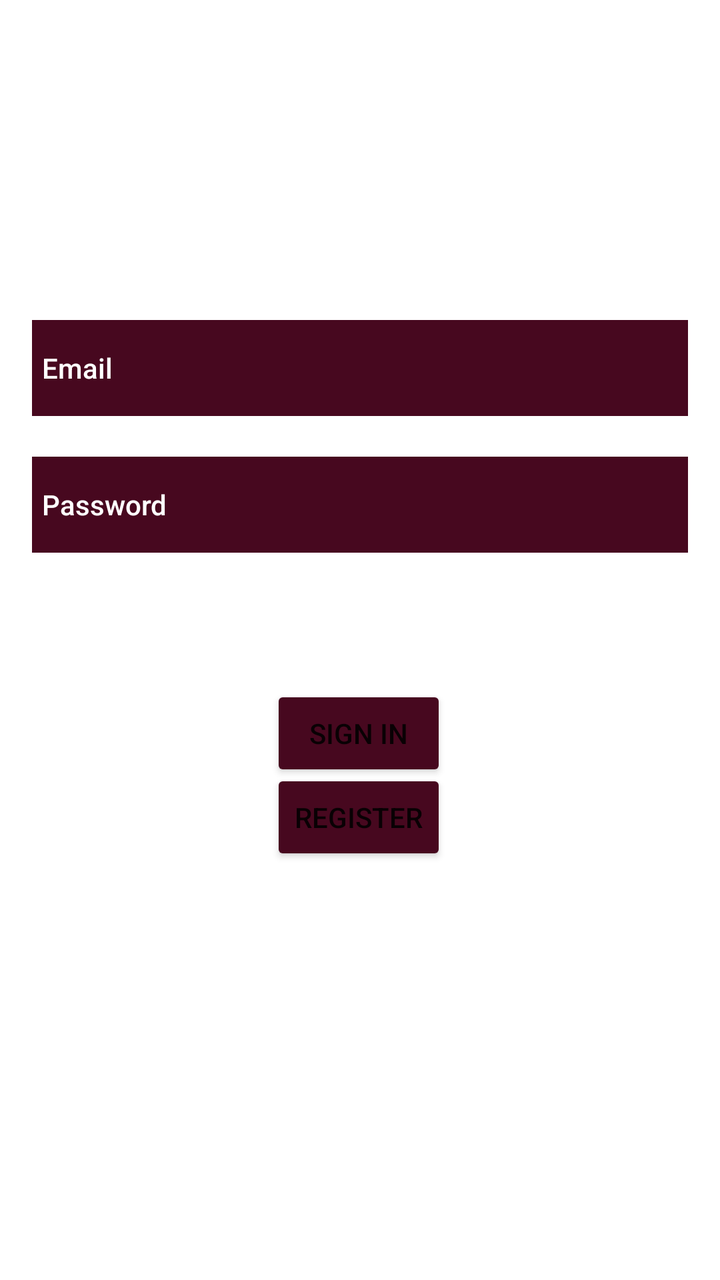
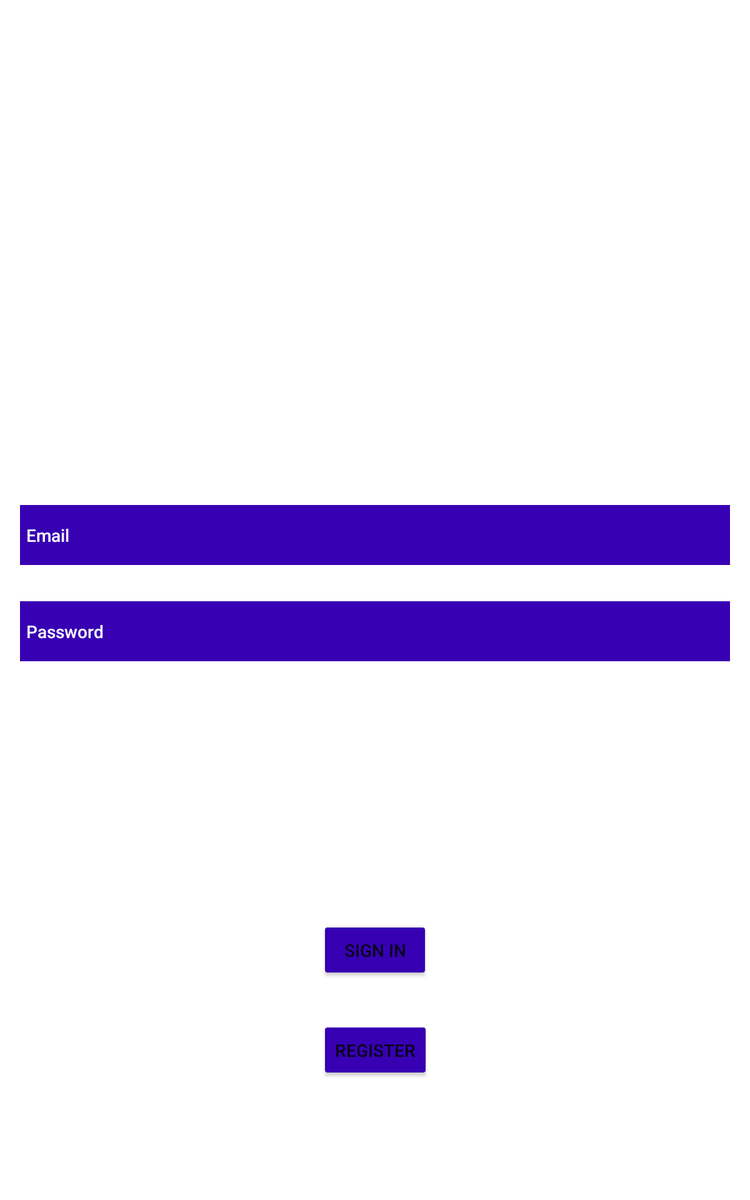

The same Android screen from two of the app's own layout files: first res/layout/ as a phone draws it, then the author's variant for another configuration, drawn on a device whose configuration selects that folder. Both files follow.
<!-- AndroidManifest.xml: application theme Theme.SWMAD_Group10_AppProject -->
<!-- res/layout/activity_login.xml -->
<?xml version="1.0" encoding="utf-8"?>
<androidx.constraintlayout.widget.ConstraintLayout xmlns:android="http://schemas.android.com/apk/res/android"
    xmlns:app="http://schemas.android.com/apk/res-auto"
    xmlns:tools="http://schemas.android.com/tools"
    android:id="@+id/constraintLayout"
    android:layout_width="match_parent"
    android:layout_height="match_parent"
    android:background="@drawable/wallpaper"
    tools:context=".Activities.LoginActivity">

    <TextView
        android:id="@+id/textView3"
        android:layout_width="wrap_content"
        android:layout_height="wrap_content"
        android:fontFamily="sans-serif-medium"
        android:text="@string/LoginTo"
        android:textColor="@color/white"
        android:textSize="24sp"
        app:layout_constraintBottom_toTopOf="@+id/emailField"
        app:layout_constraintEnd_toEndOf="parent"
        app:layout_constraintStart_toStartOf="parent"
        app:layout_constraintTop_toBottomOf="@+id/AppName" />

    <TextView
        android:id="@+id/AppName"
        android:layout_width="wrap_content"
        android:layout_height="wrap_content"
        android:layout_marginTop="50dp"
        android:fontFamily="sans-serif-medium"
        android:text="@string/AppName"
        android:textColor="@color/white"
        android:textSize="96sp"
        app:layout_constraintEnd_toEndOf="parent"
        app:layout_constraintHorizontal_bias="0.497"
        app:layout_constraintStart_toStartOf="parent"
        app:layout_constraintTop_toTopOf="parent" />

    <Button
        android:id="@+id/loginBtn"
        android:layout_width="wrap_content"
        android:layout_height="wrap_content"
        android:backgroundTint="@color/brune"
        android:text="@string/Login"
        app:layout_constraintBottom_toBottomOf="parent"
        app:layout_constraintEnd_toEndOf="parent"
        app:layout_constraintHorizontal_bias="0.498"
        app:layout_constraintStart_toStartOf="parent"
        app:layout_constraintTop_toTopOf="parent"
        app:layout_constraintVertical_bias="0.579" />

    <Button
        android:id="@+id/registerBtn"
        android:layout_width="wrap_content"
        android:layout_height="wrap_content"
        android:backgroundTint="@color/brune"
        android:text="@string/Register"
        app:layout_constraintBottom_toBottomOf="parent"
        app:layout_constraintEnd_toEndOf="parent"
        app:layout_constraintHorizontal_bias="0.498"
        app:layout_constraintStart_toStartOf="parent"
        app:layout_constraintTop_toTopOf="parent"
        app:layout_constraintVertical_bias="0.65" />

    <EditText
        android:id="@+id/emailField"
        android:layout_width="0dp"
        android:layout_height="wrap_content"
        android:layout_marginStart="16dp"
        android:layout_marginEnd="16dp"
        android:layout_marginBottom="432dp"
        android:autofillHints=""
        android:background="@color/brune"
        android:fontFamily="sans-serif-medium"
        android:hint="@string/Email"
        android:inputType="textEmailAddress"
        android:minHeight="48dp"
        android:padding="5dp"
        android:textColor="#FFFFFF"
        android:textColorHint="#FFFFFF"
        android:textSize="14sp"
        app:layout_constraintBottom_toBottomOf="parent"
        app:layout_constraintEnd_toEndOf="parent"
        app:layout_constraintHorizontal_bias="0.0"
        app:layout_constraintStart_toStartOf="parent" />

    <EditText
        android:id="@+id/passwordField"
        android:layout_width="0dp"
        android:layout_height="wrap_content"
        android:layout_marginStart="16dp"
        android:layout_marginTop="16dp"
        android:layout_marginEnd="16dp"
        android:autofillHints=""
        android:background="@color/brune"
        android:fontFamily="sans-serif-medium"
        android:hint="@string/Password"
        android:inputType="textPassword"
        android:minHeight="48dp"
        android:padding="5dp"
        android:textColor="#FFFFFF"
        android:textColorHint="#FFFFFF"
        android:textSize="14sp"
        app:layout_constraintBottom_toTopOf="@+id/loginBtn"
        app:layout_constraintEnd_toEndOf="parent"
        app:layout_constraintHorizontal_bias="0.0"
        app:layout_constraintStart_toStartOf="parent"
        app:layout_constraintTop_toBottomOf="@+id/emailField"
        app:layout_constraintVertical_bias="0.06" />

</androidx.constraintlayout.widget.ConstraintLayout>
<!-- resources referenced by this layout -->
<resources>
  <color name="brune">#47081F</color>
  <color name="white">#FFFFFFFF</color>
  <string name="AppName">UMeme</string>
  <string name="Email">Email</string>
  <string name="Login">Sign In</string>
  <string name="LoginTo">Login to your UMeme account</string>
  <string name="Password">Password</string>
  <string name="Register">Register</string>
  <style name="Theme.SWMAD_Group10_AppProject" parent="Theme.MaterialComponents.DayNight.DarkActionBar">
          
          <item name="colorPrimary">@color/purple_500</item>
          <item name="colorPrimaryVariant">@color/purple_700</item>
          <item name="colorOnPrimary">@color/white</item>
          
          <item name="colorSecondary">@color/teal_200</item>
          <item name="colorSecondaryVariant">@color/teal_700</item>
          <item name="colorOnSecondary">@color/black</item>
          
          <item name="android:statusBarColor" tools:targetApi="l">?attr/colorPrimaryVariant</item>
          
      </style>
  <color name="purple_500">#6E3A44</color>
  <color name="purple_700">#8E7E49</color>
  <color name="teal_200">#FF03DAC5</color>
  <color name="teal_700">#FF018786</color>
  <color name="black">#FF000000</color>
</resources>
<!-- res/layout-sw600dp/activity_login.xml (the author's variant of the layout above) -->
<!-- drawn on a 7-inch tablet held upright -->
<?xml version="1.0" encoding="utf-8"?>
<androidx.constraintlayout.widget.ConstraintLayout xmlns:android="http://schemas.android.com/apk/res/android"
    xmlns:app="http://schemas.android.com/apk/res-auto"
    xmlns:tools="http://schemas.android.com/tools"
    android:id="@+id/constraintLayout"
    android:layout_width="match_parent"
    android:layout_height="match_parent"
    android:background="@drawable/wallpaper"
    tools:context=".Activities.LoginActivity">

    <TextView
        android:id="@+id/textView3"
        android:layout_width="wrap_content"
        android:layout_height="wrap_content"
        android:fontFamily="sans-serif-medium"
        android:text="@string/LoginTo"
        android:textColor="@color/white"
        android:textSize="24sp"
        app:layout_constraintBottom_toTopOf="@+id/emailField"
        app:layout_constraintEnd_toEndOf="parent"
        app:layout_constraintStart_toStartOf="parent"
        app:layout_constraintTop_toTopOf="parent"
        app:layout_constraintVertical_bias="0.866" />

    <TextView
        android:id="@+id/AppName"
        android:layout_width="wrap_content"
        android:layout_height="wrap_content"
        android:fontFamily="sans-serif-medium"
        android:text="@string/AppName"
        android:textColor="@color/white"
        android:textSize="96sp"
        app:layout_constraintBottom_toBottomOf="parent"
        app:layout_constraintEnd_toEndOf="parent"
        app:layout_constraintHorizontal_bias="0.497"
        app:layout_constraintStart_toStartOf="parent"
        app:layout_constraintTop_toTopOf="parent"
        app:layout_constraintVertical_bias="0.1" />

    <Button
        android:id="@+id/loginBtn"
        android:layout_width="wrap_content"
        android:layout_height="wrap_content"
        android:layout_marginBottom="32dp"
        android:backgroundTint="@color/design_default_color_primary_variant"
        android:text="@string/Login"
        app:layout_constraintBottom_toTopOf="@+id/registerBtn"
        app:layout_constraintEnd_toEndOf="parent"
        app:layout_constraintStart_toStartOf="parent" />

    <Button
        android:id="@+id/registerBtn"
        android:layout_width="wrap_content"
        android:layout_height="wrap_content"
        android:backgroundTint="@color/design_default_color_primary_variant"
        android:text="@string/Register"
        app:layout_constraintBottom_toTopOf="@+id/guideline10"
        app:layout_constraintEnd_toEndOf="parent"
        app:layout_constraintStart_toStartOf="parent" />

    <EditText
        android:id="@+id/emailField"
        android:layout_width="0dp"
        android:layout_height="wrap_content"
        android:layout_marginStart="16dp"
        android:layout_marginEnd="16dp"
        android:layout_marginBottom="508dp"
        android:autofillHints=""
        android:background="@color/design_default_color_primary_dark"
        android:fontFamily="sans-serif-medium"
        android:hint="@string/Email"
        android:inputType="textEmailAddress"
        android:minHeight="48dp"
        android:padding="5dp"
        android:textColor="#FFFFFF"
        android:textColorHint="#FFFFFF"
        android:textSize="14sp"
        app:layout_constraintBottom_toBottomOf="parent"
        app:layout_constraintEnd_toEndOf="parent"
        app:layout_constraintHorizontal_bias="0.0"
        app:layout_constraintStart_toStartOf="parent" />

    <EditText
        android:id="@+id/passwordField"
        android:layout_width="0dp"
        android:layout_height="wrap_content"
        android:layout_marginStart="16dp"
        android:layout_marginTop="16dp"
        android:layout_marginEnd="16dp"
        android:autofillHints=""
        android:background="@color/design_default_color_primary_dark"
        android:fontFamily="sans-serif-medium"
        android:hint="@string/Password"
        android:inputType="textPassword"
        android:minHeight="48dp"
        android:padding="5dp"
        android:textColor="#FFFFFF"
        android:textColorHint="#FFFFFF"
        android:textSize="14sp"
        app:layout_constraintBottom_toTopOf="@+id/loginBtn"
        app:layout_constraintEnd_toEndOf="parent"
        app:layout_constraintHorizontal_bias="0.0"
        app:layout_constraintStart_toStartOf="parent"
        app:layout_constraintTop_toBottomOf="@+id/emailField"
        app:layout_constraintVertical_bias="0.06" />

    <androidx.constraintlayout.widget.Guideline
        android:id="@+id/guideline10"
        android:layout_width="wrap_content"
        android:layout_height="wrap_content"
        android:orientation="horizontal"
        app:layout_constraintGuide_percent="0.9" />

</androidx.constraintlayout.widget.ConstraintLayout>
<!-- resources referenced by the variant -->
<!-- as a 7-inch tablet held upright resolves them -->
<resources>
  <color name="white">#FFFFFFFF</color>
  <string name="AppName">UMeme</string>
  <string name="Email">Email</string>
  <string name="Login">Sign In</string>
  <string name="LoginTo">Login to your UMeme account</string>
  <string name="Password">Password</string>
  <string name="Register">Register</string>
  <style name="Theme.SWMAD_Group10_AppProject" parent="Theme.MaterialComponents.DayNight.DarkActionBar">
          
          <item name="colorPrimary">@color/purple_500</item>
          <item name="colorPrimaryVariant">@color/purple_700</item>
          <item name="colorOnPrimary">@color/white</item>
          
          <item name="colorSecondary">@color/teal_200</item>
          <item name="colorSecondaryVariant">@color/teal_700</item>
          <item name="colorOnSecondary">@color/black</item>
          
          <item name="android:statusBarColor" tools:targetApi="l">?attr/colorPrimaryVariant</item>
          
      </style>
  <color name="purple_500">#6E3A44</color>
  <color name="purple_700">#8E7E49</color>
  <color name="teal_200">#FF03DAC5</color>
  <color name="teal_700">#FF018786</color>
  <color name="black">#FF000000</color>
</resources>
